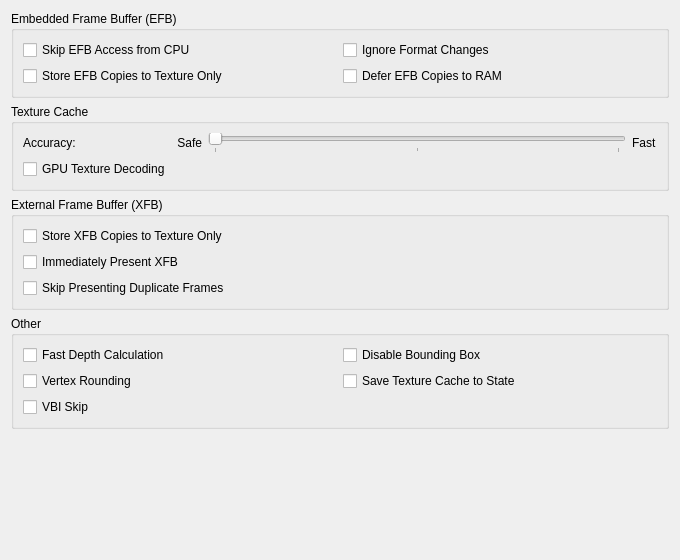
<?xml version="1.0" encoding="UTF-8"?>
<ui version="4.0">
 <class>HacksWidget</class>
 <widget class="QWidget" name="HacksWidget">
  <property name="geometry">
   <rect>
    <x>0</x>
    <y>0</y>
    <width>680</width>
    <height>560</height>
   </rect>
  </property>
  <layout class="QVBoxLayout" name="rootLayout">
   <item>
    <widget class="QGroupBox" name="efbGroup">
     <property name="title">
      <string>Embedded Frame Buffer (EFB)</string>
     </property>
     <layout class="QGridLayout" name="efbLayout">
      <item row="0" column="0">
       <widget class="QCheckBox" name="skipEfbCpuCheckBox">
        <property name="text">
         <string>Skip EFB Access from CPU</string>
        </property>
       </widget>
      </item>
      <item row="0" column="1">
       <widget class="QCheckBox" name="ignoreFormatChangesCheckBox">
        <property name="text">
         <string>Ignore Format Changes</string>
        </property>
       </widget>
      </item>
      <item row="1" column="0">
       <widget class="QCheckBox" name="storeEfbCopiesCheckBox">
        <property name="text">
         <string>Store EFB Copies to Texture Only</string>
        </property>
       </widget>
      </item>
      <item row="1" column="1">
       <widget class="QCheckBox" name="deferEfbCopiesCheckBox">
        <property name="text">
         <string>Defer EFB Copies to RAM</string>
        </property>
       </widget>
      </item>
     </layout>
    </widget>
   </item>
   <item>
    <widget class="QGroupBox" name="textureCacheGroup">
     <property name="title">
      <string>Texture Cache</string>
     </property>
     <layout class="QGridLayout" name="textureCacheLayout">
      <item row="0" column="0">
       <widget class="QLabel" name="accuracyLabel">
        <property name="text">
         <string>Accuracy:</string>
        </property>
        <property name="buddy">
         <cstring>accuracySlider</cstring>
        </property>
       </widget>
      </item>
      <item row="0" column="1">
       <widget class="QLabel" name="safeLabel">
        <property name="text">
         <string>Safe</string>
        </property>
        <property name="alignment">
         <set>Qt::AlignmentFlag::AlignRight|Qt::AlignmentFlag::AlignTrailing|Qt::AlignmentFlag::AlignVCenter</set>
        </property>
       </widget>
      </item>
      <item row="0" column="2">
       <widget class="QSlider" name="accuracySlider">
        <property name="maximum">
         <number>2</number>
        </property>
        <property name="pageStep">
         <number>1</number>
        </property>
        <property name="orientation">
         <enum>Qt::Orientation::Horizontal</enum>
        </property>
        <property name="tickPosition">
         <enum>QSlider::TickPosition::TicksBelow</enum>
        </property>
       </widget>
      </item>
      <item row="0" column="3">
       <widget class="QLabel" name="fastLabel">
        <property name="text">
         <string>Fast</string>
        </property>
       </widget>
      </item>
      <item row="1" column="0">
       <widget class="QCheckBox" name="gpuTextureDecodingCheckBox">
        <property name="text">
         <string>GPU Texture Decoding</string>
        </property>
       </widget>
      </item>
     </layout>
    </widget>
   </item>
   <item>
    <widget class="QGroupBox" name="xfbGroup">
     <property name="title">
      <string>External Frame Buffer (XFB)</string>
     </property>
     <layout class="QVBoxLayout" name="xfbLayout">
      <item>
       <widget class="QCheckBox" name="storeXfbCopiesCheckBox">
        <property name="text">
         <string>Store XFB Copies to Texture Only</string>
        </property>
       </widget>
      </item>
      <item>
       <widget class="QCheckBox" name="immediateXfbCheckBox">
        <property name="text">
         <string>Immediately Present XFB</string>
        </property>
       </widget>
      </item>
      <item>
       <widget class="QCheckBox" name="skipDuplicateXfbsCheckBox">
        <property name="text">
         <string>Skip Presenting Duplicate Frames</string>
        </property>
       </widget>
      </item>
     </layout>
    </widget>
   </item>
   <item>
    <widget class="QGroupBox" name="otherGroup">
     <property name="title">
      <string>Other</string>
     </property>
     <layout class="QGridLayout" name="otherLayout">
      <item row="0" column="0">
       <widget class="QCheckBox" name="fastDepthCalculationCheckBox">
        <property name="text">
         <string>Fast Depth Calculation</string>
        </property>
       </widget>
      </item>
      <item row="0" column="1">
       <widget class="QCheckBox" name="disableBoundingBoxCheckBox">
        <property name="text">
         <string>Disable Bounding Box</string>
        </property>
       </widget>
      </item>
      <item row="1" column="0">
       <widget class="QCheckBox" name="vertexRoundingCheckBox">
        <property name="text">
         <string>Vertex Rounding</string>
        </property>
       </widget>
      </item>
      <item row="1" column="1">
       <widget class="QCheckBox" name="saveTextureCacheStateCheckBox">
        <property name="text">
         <string>Save Texture Cache to State</string>
        </property>
       </widget>
      </item>
      <item row="2" column="0">
       <widget class="QCheckBox" name="viSkipCheckBox">
        <property name="text">
         <string>VBI Skip</string>
        </property>
       </widget>
      </item>
     </layout>
    </widget>
   </item>
   <item>
    <spacer name="verticalSpacer">
     <property name="orientation">
      <enum>Qt::Orientation::Vertical</enum>
     </property>
     <property name="sizeHint" stdset="0">
      <size>
       <width>20</width>
       <height>40</height>
      </size>
     </property>
    </spacer>
   </item>
  </layout>
 </widget>
 <tabstops>
  <tabstop>skipEfbCpuCheckBox</tabstop>
  <tabstop>ignoreFormatChangesCheckBox</tabstop>
  <tabstop>storeEfbCopiesCheckBox</tabstop>
  <tabstop>deferEfbCopiesCheckBox</tabstop>
  <tabstop>accuracySlider</tabstop>
  <tabstop>gpuTextureDecodingCheckBox</tabstop>
  <tabstop>storeXfbCopiesCheckBox</tabstop>
  <tabstop>immediateXfbCheckBox</tabstop>
  <tabstop>skipDuplicateXfbsCheckBox</tabstop>
  <tabstop>fastDepthCalculationCheckBox</tabstop>
  <tabstop>disableBoundingBoxCheckBox</tabstop>
  <tabstop>vertexRoundingCheckBox</tabstop>
  <tabstop>saveTextureCacheStateCheckBox</tabstop>
  <tabstop>viSkipCheckBox</tabstop>
 </tabstops>
 <resources/>
 <connections/>
</ui>
